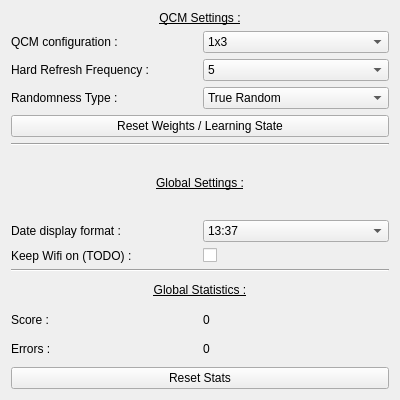
<?xml version="1.0" encoding="UTF-8"?>
<ui version="4.0">
 <class>AppSettings</class>
 <widget class="QWidget" name="AppSettings">
  <property name="geometry">
   <rect>
    <x>0</x>
    <y>0</y>
    <width>400</width>
    <height>400</height>
   </rect>
  </property>
  <property name="windowTitle">
   <string>Form</string>
  </property>
  <layout class="QVBoxLayout" name="verticalLayout">
   <item>
    <layout class="QVBoxLayout" name="QcmSettings">
     <property name="topMargin">
      <number>0</number>
     </property>
     <property name="bottomMargin">
      <number>0</number>
     </property>
     <item>
      <widget class="QLabel" name="QcmSettingsLabel">
       <property name="font">
        <font>
         <underline>true</underline>
        </font>
       </property>
       <property name="text">
        <string>QCM Settings :</string>
       </property>
       <property name="alignment">
        <set>Qt::AlignCenter</set>
       </property>
      </widget>
     </item>
     <item>
      <layout class="QHBoxLayout" name="nbrOfEntryLinesSettings">
       <property name="topMargin">
        <number>0</number>
       </property>
       <property name="bottomMargin">
        <number>0</number>
       </property>
       <item>
        <widget class="QLabel" name="nbrOfEntryLinesLabel">
         <property name="text">
          <string>QCM configuration : </string>
         </property>
        </widget>
       </item>
       <item>
        <widget class="QComboBox" name="nbrOfEntryLinesDropdown">
         <item>
          <property name="text">
           <string>1x3</string>
          </property>
         </item>
         <item>
          <property name="text">
           <string>2x3</string>
          </property>
         </item>
         <item>
          <property name="text">
           <string>3x3</string>
          </property>
         </item>
        </widget>
       </item>
      </layout>
     </item>
     <item>
      <layout class="QHBoxLayout" name="HardRefreshSetting">
       <item>
        <widget class="QLabel" name="HardRefreshLabel">
         <property name="text">
          <string>Hard Refresh Frequency : </string>
         </property>
        </widget>
       </item>
       <item>
        <widget class="QComboBox" name="HardRefreshDropdown">
         <property name="currentIndex">
          <number>3</number>
         </property>
         <item>
          <property name="text">
           <string>Never</string>
          </property>
         </item>
         <item>
          <property name="text">
           <string>1</string>
          </property>
         </item>
         <item>
          <property name="text">
           <string>2</string>
          </property>
         </item>
         <item>
          <property name="text">
           <string>5</string>
          </property>
         </item>
         <item>
          <property name="text">
           <string>10</string>
          </property>
         </item>
        </widget>
       </item>
      </layout>
     </item>
     <item>
      <layout class="QHBoxLayout" name="RandomnessSetting">
       <property name="topMargin">
        <number>0</number>
       </property>
       <item>
        <widget class="QLabel" name="RandomnessLabel">
         <property name="text">
          <string>Randomness Type : </string>
         </property>
        </widget>
       </item>
       <item>
        <widget class="QComboBox" name="RandomnessDropdown">
         <item>
          <property name="text">
           <string>True Random</string>
          </property>
         </item>
         <item>
          <property name="text">
           <string>Weighted Random</string>
          </property>
         </item>
        </widget>
       </item>
      </layout>
     </item>
     <item>
      <layout class="QHBoxLayout" name="ResetWeights">
       <item>
        <layout class="QVBoxLayout" name="ResetWeightsSubContainer">
         <item>
          <layout class="QHBoxLayout" name="ResetWeightsLayout">
           <item>
            <widget class="QPushButton" name="ResetWeightsButton">
             <property name="text">
              <string>Reset Weights / Learning State</string>
             </property>
            </widget>
           </item>
          </layout>
         </item>
        </layout>
       </item>
      </layout>
     </item>
    </layout>
   </item>
   <item>
    <widget class="Line" name="QcmSettingLine">
     <property name="orientation">
      <enum>Qt::Horizontal</enum>
     </property>
    </widget>
   </item>
   <item>
    <layout class="QVBoxLayout" name="GlobalSettings">
     <property name="topMargin">
      <number>0</number>
     </property>
     <item>
      <widget class="QLabel" name="GlobalSettingsLabel">
       <property name="font">
        <font>
         <underline>true</underline>
        </font>
       </property>
       <property name="text">
        <string>Global Settings :</string>
       </property>
       <property name="alignment">
        <set>Qt::AlignCenter</set>
       </property>
      </widget>
     </item>
     <item>
      <layout class="QHBoxLayout" name="DateDisplayFormat">
       <item>
        <widget class="QLabel" name="DateDisplayFormatLabel">
         <property name="text">
          <string>Date display format :</string>
         </property>
        </widget>
       </item>
       <item>
        <widget class="QComboBox" name="DateDisplayFormatDropdown">
         <item>
          <property name="text">
           <string>13:37</string>
          </property>
         </item>
         <item>
          <property name="text">
           <string>1:37 pm</string>
          </property>
         </item>
        </widget>
       </item>
      </layout>
     </item>
     <item>
      <layout class="QHBoxLayout" name="WifiLayout">
       <property name="topMargin">
        <number>0</number>
       </property>
       <item>
        <widget class="QLabel" name="WifiLabel">
         <property name="text">
          <string>Keep Wifi on (TODO) : </string>
         </property>
        </widget>
       </item>
       <item>
        <widget class="QCheckBox" name="WifiCheckBox">
         <property name="text">
          <string/>
         </property>
        </widget>
       </item>
      </layout>
     </item>
    </layout>
   </item>
   <item>
    <widget class="Line" name="WifiLine">
     <property name="orientation">
      <enum>Qt::Horizontal</enum>
     </property>
    </widget>
   </item>
   <item>
    <layout class="QHBoxLayout" name="StatsSetting">
     <item>
      <layout class="QVBoxLayout" name="StatSettingSubContainer">
       <property name="topMargin">
        <number>0</number>
       </property>
       <item>
        <widget class="QLabel" name="GlobalStatsLabel">
         <property name="font">
          <font>
           <underline>true</underline>
          </font>
         </property>
         <property name="text">
          <string>Global Statistics :</string>
         </property>
         <property name="alignment">
          <set>Qt::AlignCenter</set>
         </property>
        </widget>
       </item>
       <item>
        <layout class="QHBoxLayout" name="ScoreLayout">
         <item>
          <widget class="QLabel" name="ScoreCounterLabel">
           <property name="text">
            <string>Score : </string>
           </property>
          </widget>
         </item>
         <item>
          <widget class="QLabel" name="ScoreCounterValueLabel">
           <property name="text">
            <string>0</string>
           </property>
          </widget>
         </item>
        </layout>
       </item>
       <item>
        <layout class="QHBoxLayout" name="ErrorsLayout">
         <item>
          <widget class="QLabel" name="ErrorCounterLabel">
           <property name="text">
            <string>Errors : </string>
           </property>
          </widget>
         </item>
         <item>
          <widget class="QLabel" name="ErrorsCounterValueLabel">
           <property name="text">
            <string>0</string>
           </property>
          </widget>
         </item>
        </layout>
       </item>
       <item>
        <widget class="QPushButton" name="ResetStatsButton">
         <property name="text">
          <string>Reset Stats</string>
         </property>
        </widget>
       </item>
      </layout>
     </item>
    </layout>
   </item>
  </layout>
 </widget>
 <resources/>
 <connections/>
</ui>
